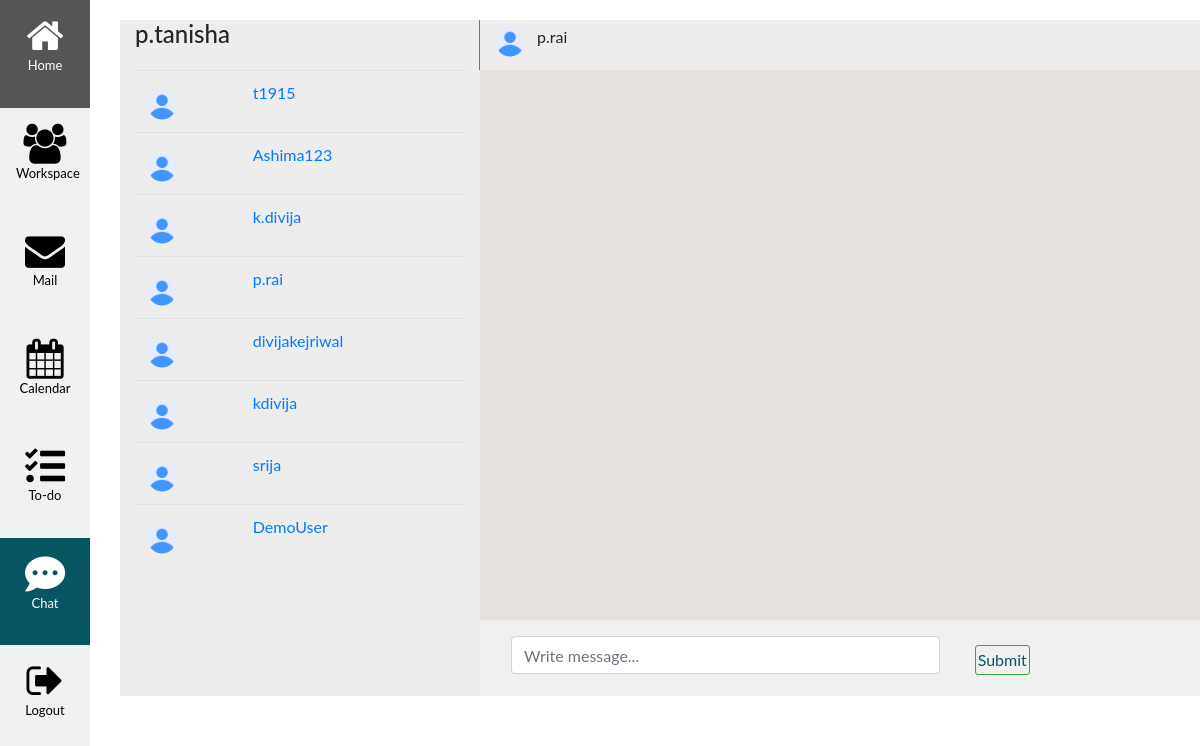
The app's page /chat/p.rai/ (signed in), older data.
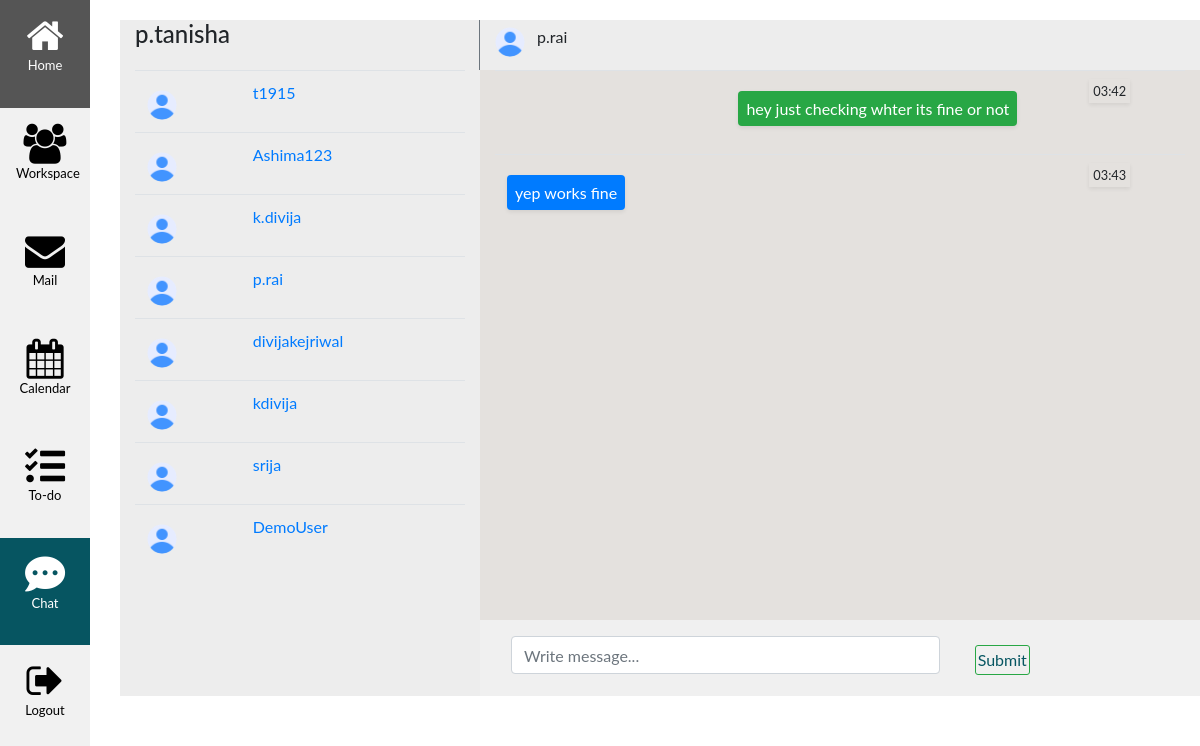
The same page, newer data.
### chats/models.py (models this page shows, shortened)
class ChatModel(models.Model):
    sender = models.CharField(max_length=100, default=None)
    message = models.TextField(null=True, blank=True)
    thread_name = models.CharField(null=True, blank=True, max_length=50)
    timestamp = models.DateTimeField(auto_now_add=True)

### chats/views.py (the view)
# urls.py: path('chat/<str:username>/', chatPage, name='chat'),
def chatPage(request, username):
    user_obj = User.objects.get(username=username)
    users = User.objects.exclude(username=request.user.username)
    if request.user.id > user_obj.id:
        thread_name = f'chat_{request.user.id}-{user_obj.id}'
    else:
        thread_name = f'chat_{user_obj.id}-{request.user.id}'
    message_objs = ChatModel.objects.filter(thread_name=thread_name)
    return render(request, 'chats/main_chat.html', context={'user': user_obj, 'users': users, 'messages': message_objs})

### templates/chats/main_chat.html (shortened to what this page needs)
{% extends 'chats/base.html' %}
{% load static %}
{% block css %}
<link rel="stylesheet" href="{% static 'chats/css/index.css' %}">
{% endblock %}
{% block content %}
<div class="back-container">
    <div class="container-fluid front-container">
    </div>
    <div class="container front-container1">
        <div class="row chat-top">
            <div class="col-sm-4 border-right border-secondary">
                <span class="ml-2"><h4>{{request.user.username}}</h4></span>
            </div>
            <div class="col-sm-8">
                <img src="{% static 'chats/assets/dp.png' %}" alt="" class="profile-image rounded-circle">
                <span class="ml-2">{{user.username}}</span>
            </div>
        </div>
        <div class="row">
            <div class="col-sm-4 contacts">
                <div class="contact-table-scroll">
                    <table class="table table-hover">
                        <tbody>
                            {% for user in users %}
                            <tr>
                                <td><img src="{% static 'chats/assets/dp.png' %}" alt="" class="profile-image rounded-circle">
                                </td>
                                <td><a  href="{% url 'chat' username=user.username %}">{{user.username}}</a></td>
                            </tr>
                            {% endfor %}
                        </tbody>
                    </table>
                </div>
            </div>
            <div class="col-sm-8 message-area">
                <div class="message-table-scroll">
                    <table class="table">
                        <tbody id='chat-body'>
                            {% for message in messages %}
                            {% if message.sender == request.user.username %}
                            <tr>
                                <td>
                                    <p class="bg-success p-2 mt-2 mr-5 shadow-sm text-white float-right rounded">
                                        {{message.message}}
                                    </p>
                                </td>
                                <td>
                                    <p><small class="p-1 shadow-sm">{{message.timestamp|time:'H:i'}}</small>
                                    </p>
                                </td>
                            </tr>
                            {% else %}
                            <tr>
                                <td>
                                    <p class="bg-primary p-2 mt-2 mr-5 shadow-sm text-white float-left rounded">
                                        {{message.message}}
                                    </p>
                                </td>
                                <td>
                                    <p><small class="p-1 shadow-sm">{{message.timestamp|time:'H:i'}}</small>
                                    </p>
                                </td>
                            </tr>
                            {% endif %}
                            {% endfor %}
                        </tbody>
                    </table>
                </div>
                <div class="row message-box p-3">
                    <div class="col-sm-8">
                        <input type="text" class="form-control" id="message_input" placeholder="Write message...">
                    </div>
                    <div class="col-sm-2 mt-1">
                        <div class="control">
                            <button class="btn btn-success" id="chat-message-submit">Submit</button>
                        </div>
                    </div>
                </div>
            </div>
        </div>
    </div>
</div>
{% endblock %}

Row changes from the older to the newer data that the page shows:
added ChatModel: message "hey just checking whter its fine or not", timestamp "03:42"
added ChatModel: message "yep works fine", timestamp "03:43"
